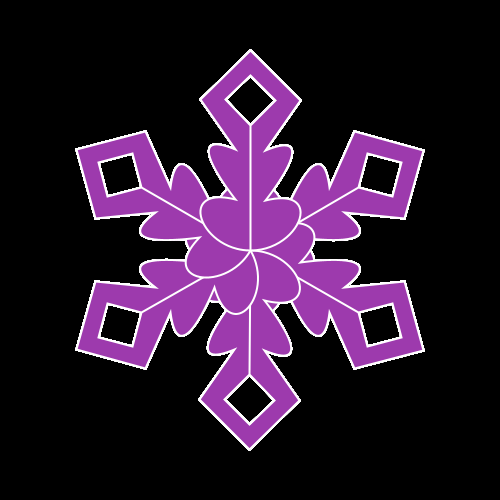
Frame 1 (no input)
Frame 60 (the mouse pressed at the canvas centre just before this capture): identical to frame 1, image omitted
Frame 120 (the mouse held since frame 60 and released just before this capture): identical to frame 1, image omitted

The Processing sketch that drew this single still picture (run headless with seeded random() and noise(); from frame 60 on, the mouse is pressed at the canvas centre):

// Processing sketch: processing_21399
// ── processing_21399.pde

//C6
//by maria fang

void setup(){
  size(500, 500);
  smooth();
  
}

void draw(){
  
  background(0);
  
  //change grid
  pushMatrix();
  translate(width/2, height/2);
  for(int i= 0; i<360; i ++){
    rotate(radians(60));
    //shape
    smooth();
    stroke(255);
    strokeWeight(2);
    fill(157, 58, 173);
    beginShape();
    vertex(0, 0);
    bezierVertex(50, 0, 75, -65, 15, -50);
    bezierVertex(15, -50, 75, -125, 15, -100);
    vertex(50, -150);
    vertex(0, -200);
    vertex(-50, -150);
    vertex(-15, -100);
    bezierVertex(-75, -125, -15, -50, -15, -50);
    bezierVertex(-75, -65, -50, 0, 0, 0);
    vertex(0, -125);
    vertex(-25, -150);
    vertex(0, -175);
    vertex(25, -150);
    vertex(0, -125);
    endShape();
  }
  popMatrix();
  
  
}
